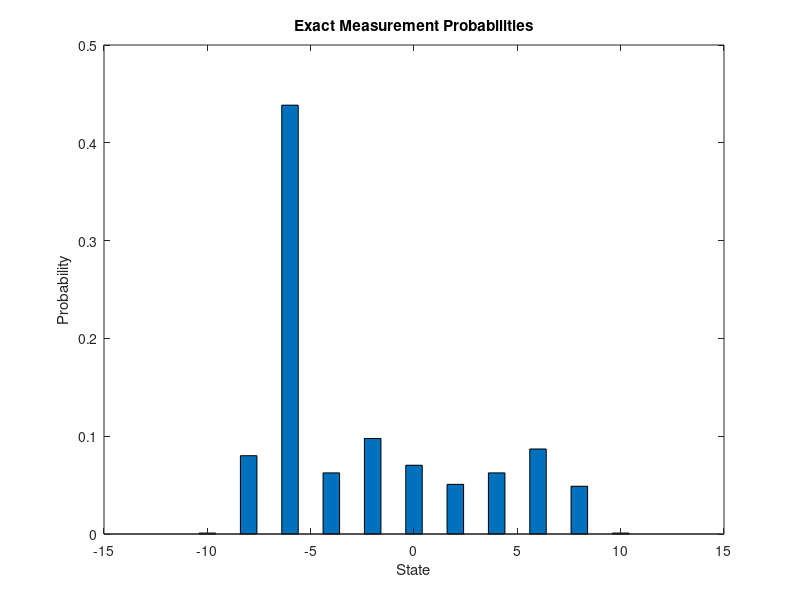

The MATLAB script that drew this image:
t=10; % steps
probabilities = zeros(2*t + 1,1);
for n = -t:2:t-2
    l = (t-n)/2;
    res = 0;
    for k = 0:l-1
        if l-1 < 0 || l-1 < k
            a = 0;
        else
            a = nchoosek(l-1, k);
        end
        if t-l < 0 || t-l < k
            b = 0;
        else
            b = nchoosek(t-l, k);
        end
        res = res + a*b*(-1)^(l-k-1);
    end
    
    res2 = 0;
    for k = 1:l
        if l-1 < 0 || l-1 < k-1
            a = 0;
        else
            a = nchoosek(l-1, k-1);
        end
        if t-l < 0 || (t-l) < k
            b = 0;
        else
            b = nchoosek(t-l, k);
        end
        res2 = res2 + a*b*(-1)^(l-k);
    end
    
    probabilities(t+1-n) = (res * res + res2 * res2)/2^t;
end
probabilities(1) = 1/2^t;

% check sum is 1
sum = 0;
for i = 0:2*t
    sum = sum + probabilities(i+1);
end
disp(sum);

bar(-t:t,probabilities)
title("Exact Measurement Probabilities")
xlabel("State")
ylabel("Probability")
